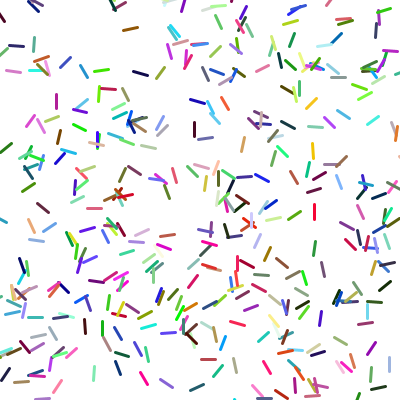
Frame 1 (no input)
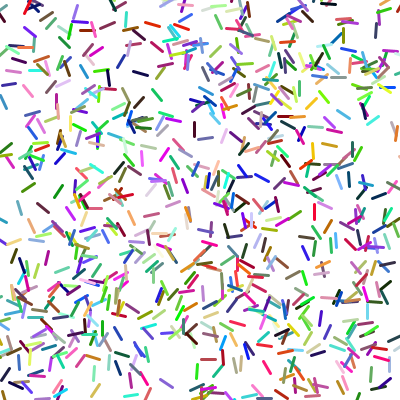
Frame 2 (the mouse pressed at the canvas centre, redrawn once)

The Processing sketch that drew these frames (run headless with seeded random() and noise(); the mouse was pressed at the canvas centre and the sketch redrawn once):

// Processing sketch: T2_Bs7
// ── T2_Bs7.pde
// T2. Lab2. DMP - KP_S26
// Martinez
// Back to Basics. Colors Example 2
float x, y;
void setup() {
  size(400, 400);
  background(255);
  noLoop();
  strokeWeight(3);
  randomSeed(0);
}
void draw() {

  for (int i=0; i<400; i++) {
    x = random(width);
    y=random(height);
    stroke(random(255),random(255),random(255));
    pushMatrix();
    translate(x,y);
    rotate(random(TWO_PI));
    line (0, 0, 10, 10);
    popMatrix();
  }
}
